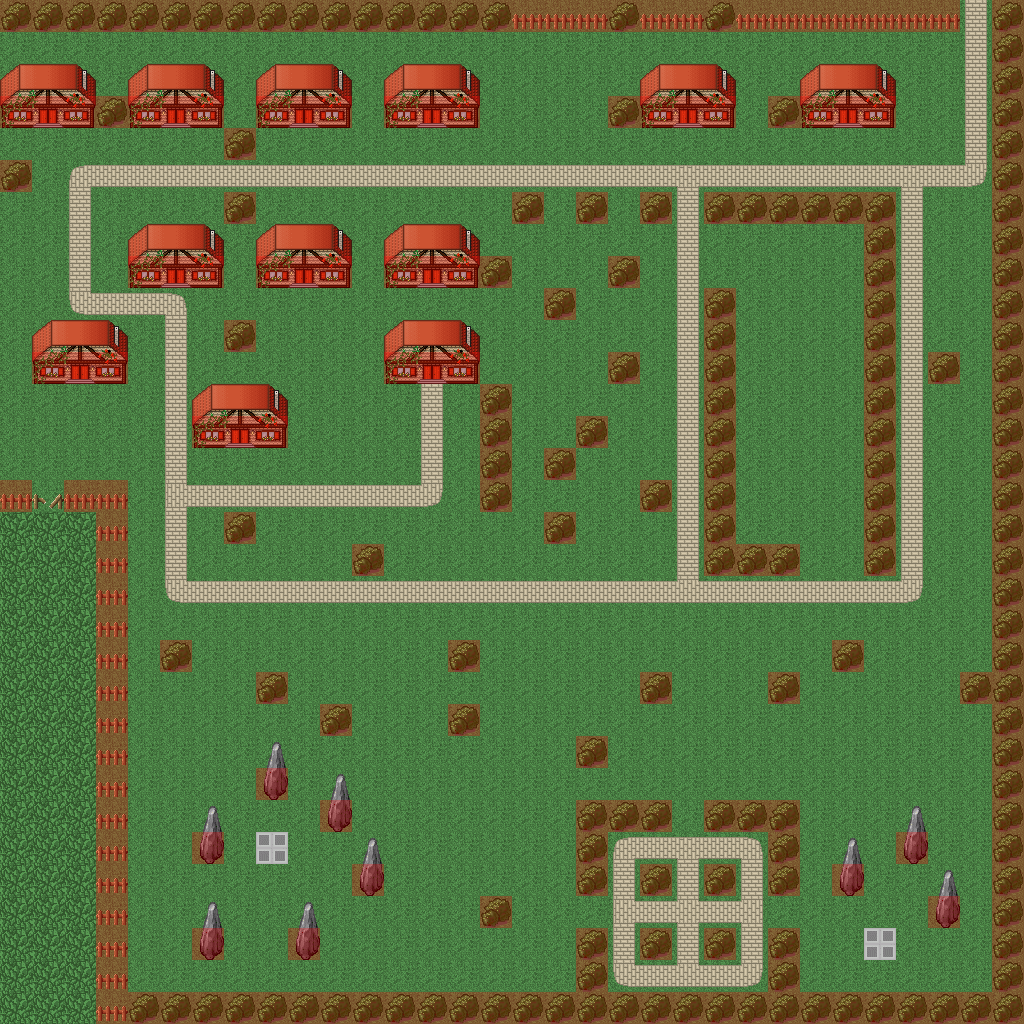

Rendered tile map (Tiled .tmx) drawn with the repository's tilesets; below, a short description and the map source with its tile grids summarised:
An orthogonal 32x32 tile map with 32x32 px tiles, 4 tile layers (ground, decoration, walkable, top), 6 tilesets and 10 objects (5x npc, 2x teleport, man, changemap, spawn).

<map version="1.0" orientation="orthogonal" width="32" height="32" tilewidth="32" tileheight="32">
 <tileset firstgid="1" name="tileset" tilewidth="32" tileheight="32">
  <image source="../tilesets/tileset01.png" width="128" height="352" />
 </tileset>
 <tileset firstgid="45" name="walkable" tilewidth="32" tileheight="32">
  <image source="../tilesets/overlay.png" width="32" height="32" />
 </tileset>
 <tileset firstgid="46" name="Woman 2" tilewidth="32" tileheight="32">
  <image source="../charsets/woman2.png" width="96" height="128" />
 </tileset>
 <tileset firstgid="58" name="tileset03" tilewidth="32" tileheight="32">
  <image source="../tilesets/tileset03.png" width="128" height="256" />
 </tileset>
 <tileset firstgid="90" name="stone" tilewidth="32" tileheight="32">
  <image source="../tilesets/stone.gif" width="32" height="64" />
 </tileset>
 <tileset firstgid="92" name="misc" tilewidth="32" tileheight="32">
  <image source="../tilesets/misc.gif" width="256" height="256" />
 </tileset>
 <layer name="ground" width="32" height="32">
  <data>[1024 cells, 1024 non-empty, 1 distinct tile ids]</data>
 </layer>
 <layer name="decoration" width="32" height="32">
  <data>[1024 cells, 415 non-empty, 20 distinct tile ids]</data>
 </layer>
 <objectgroup color="#7e7e81" name="objects" width="32" height="32">
  <object name="man" type="npc" gid="18" x="346" y="332" />
  <object name="woman" type="npc" gid="7" x="411" y="214" />
  <object name="man02" type="man" gid="22" x="442" y="438" />
  <object name="woman" type="npc" gid="7" x="960" y="832" />
  <object name="woman" type="npc" gid="14" x="384" y="992" />
  <object name="woman2" type="npc" gid="53" x="41" y="313" />
 </objectgroup>
 <layer name="walkable" width="32" height="32">
  <data>[1024 cells, 235 non-empty, 1 distinct tile ids]</data>
 </layer>
 <objectgroup name="events" width="32" height="32">
  <object name="teleport" type="changemap" x="960" y="0" width="32" height="32">
   <properties>
    <property name="map" value="example2" />
    <property name="target" value="south" />
   </properties>
  </object>
  <object name="left" type="teleport" x="256" y="832" width="32" height="32">
   <properties>
    <property name="target" value="right" />
   </properties>
  </object>
  <object name="right" type="teleport" x="864" y="928" width="32" height="32">
   <properties>
    <property name="target" value="left" />
   </properties>
  </object>
 </objectgroup>
 <objectgroup name="spawn" width="32" height="32">
  <object name="player" type="spawn" x="64" y="160" width="32" height="32" />
 </objectgroup>
 <layer name="top" width="32" height="32">
  <data>[1024 cells, 45 non-empty, 4 distinct tile ids]</data>
 </layer>
</map>